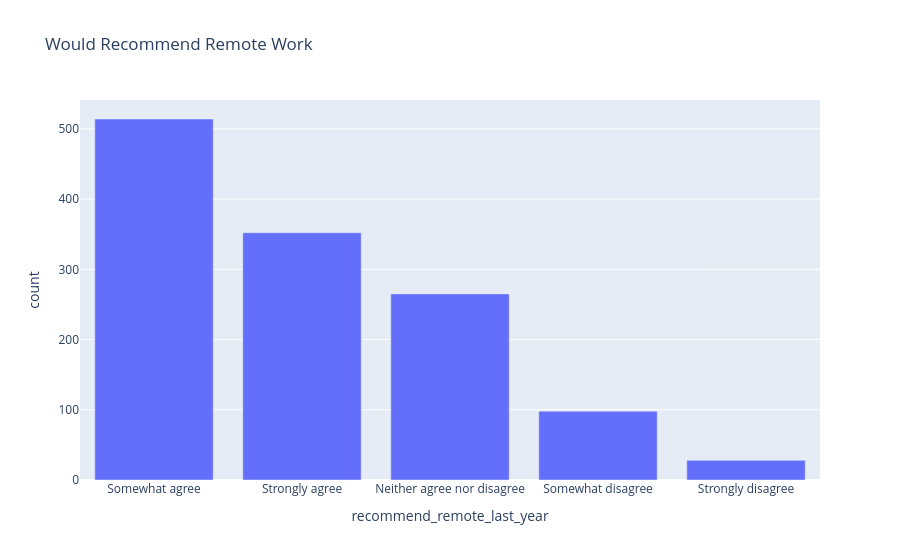

Notebook source saved alongside this figure:
### Markdown cell above
## Q7. Would employees recommend remote work?

### Code cell
# Count values (no custom order specified, uses default order)
recommend_remote_counts = df_remote['recommend_remote_last_year'].value_counts().reset_index()
recommend_remote_counts.columns = ['recommend_remote_last_year', 'count']

# Create bar chart
fig = px.bar(
    recommend_remote_counts,
    x='recommend_remote_last_year',
    y='count',
    title='Would Recommend Remote Work'
)

fig.show()

### Figure 1 — Plotly figure (JSON) as saved in the notebook; plotly's stock layout.template omitted (floating-point values rounded to 4 significant figures)
{"data": [{"alignmentgroup": "True", "hovertemplate": "recommend_remote_last_year=%{x}<br>count=%{y}<extra></extra>", "legendgroup": "", "marker": {"color": "#636efa", "pattern": {"shape": ""}}, "name": "", "offsetgroup": "", "orientation": "v", "showlegend": false, "textposition": "auto", "type": "bar", "x": ["Somewhat agree", "Strongly agree", "Neither agree nor disagree", "Somewhat disagree", "Strongly disagree"], "xaxis": "x", "y": [514, 352, 265, 98, 28], "yaxis": "y"}], "layout": {"barmode": "relative", "legend": {"tracegroupgap": 0}, "title": {"text": "Would Recommend Remote Work"}, "xaxis": {"anchor": "y", "domain": [0, 1], "title": {"text": "recommend_remote_last_year"}}, "yaxis": {"anchor": "x", "domain": [0, 1], "title": {"text": "count"}}}}
